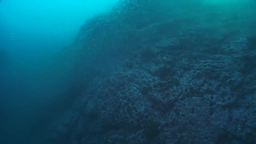
#> input picture methode_classique/test/13252.png, 256 x 144 px, shrunk from 1280 x 720 before the run, given in place of seathru4_orig.png, which was not available
$ python main.py
#> lines starting #> are read from the running program, lines starting #| are printed output that depends on the picture; pictures that were not available may be replaced by others from this repository, and a replacement may not be noted
#!/usr/bin/env python3
# -*- coding: utf-8 -*-
"""
Created on Thu Dec 17 09:46:28 2020

@author: Antoine1
"""

import matplotlib.image as mpimg
import numpy as np
import matplotlib.pyplot as plt
from PIL import Image

# [5 lines of commented-out code are left out]

def tr_gamma(img,gamma):
    img_2=np.zeros(img.shape)


    for m in range(img.shape[0]):
        for n in range(img.shape[1]):
            for j in range(3):
                img_2[m,n,j]=img[m,n,j]
                if img[m,n,j]>1:
                    img_2[m,n,j]=1
                if img[m,n,j]<0:
                    img_2[m,n,j]=0
                img_2[m,n,j]=img_2[m,n,j]**(1/gamma)
    return img_2

def linear_transform(img,T):
    img_out=np.zeros(img.shape)


    for m in range(img.shape[0]):
        for n in range(img.shape[1]):
            img_out[m,n,:]=np.dot(T,img[m,n,:].T).T

    return img_out

def correction(img):
    avg=np.zeros(3)

    avg[1]=np.median(img[:,:,1])
    avg[2]=np.median(img[:,:,2])


    print('avg : ', avg)

    wc1=np.min(img[:,:,0])+pct*(np.max(img[:,:,0])-np.min(img[:,:,0]))
    wc2=np.max(img[:,:,0])-pct*(np.max(img[:,:,0])-np.min(img[:,:,0]))
    a=(np.max(img[:,:,0])-np.min(img[:,:,0]))/(wc2-wc1)
    b=np.min(img[:,:,0])-a*wc1


    img_cor=np.zeros(img.shape)
    for m in range(img.shape[0]):
        for n in range(img.shape[1]):
            #for j in range(3):

            img_cor[m,n,1]=img[m,n,1]-avg[1]
            img_cor[m,n,2]=img[m,n,2]-avg[2]
            if img[m,n,0]<wc1:
                img[m,n,0]=wc1
            if img[m,n,0]>wc2:
                img[m,n,0]=wc2
            img_cor[m,n,0]=a*img[m,n,0]+b


    return img_cor

def log_lms(img):
   img_log=np.zeros(img.shape)
   for m in range(img.shape[0]):
        for n in range(img.shape[1]):
            for j in range(3):
                if img[m,n,j]<eps:
                    img[m,n,j]=eps
                img_log[m,n,j]=np.log(img[m,n,j])
   return img_log

def log_lms_inv(img):
   img_log_inv=np.zeros(img.shape)
   for m in range(img.shape[0]):
        for n in range(img.shape[1]):
            for j in range(3):
                img_log_inv[m,n,j]=10**(img[m,n,j])
   return img_log_inv

def plot_histo_luminance(img_lab):
    histo,bins=np.histogram(img_lab[:,:,0].reshape(img.shape[0],img.shape[1]),bins=256)
    x=np.linspace(np.min(img_lab[:,:,0]),np.max(img_lab[:,:,0]),256)
    plt.plot(x,histo)

T_XYZ=np.array([[0.5141,0.3239,0.1604],
               [0.2651,0.6702,0.0641],
               [0.0241,0.1228,0.8444]])

T_lms=np.array([[0.3897,0.6890,-0.0787],
               [-0.2298,1.1834,0.0464],
               [0.0000,0.0000,1.0000]])
T1=np.array([[1/np.sqrt(3),0,0],
               [0,1/np.sqrt(6),0],
               [0,0,1/np.sqrt(2)]])

T2=np.array([[1,1,1],
               [1,1,-2],
               [1,-1,0]])
T_pca=np.dot(T1,T2)

#list_path=["profil_foret","image1","image2","605","627","643","3027","3087","7291","9602","13252","15738"]
#list_path=["seathru1_orig","seathru2_orig","seathru3_orig"]
list_path=["seathru4_orig"]


for path in list_path:
    img=plt.imread('test/'+ path +".png")
#> img is the input picture: shape (144, 256, 3) float32; mean R, G, B 0.0637, 0.35, 0.437
    img=np.array(img)


    if img.shape[2]==4:
        img=img[:,:,0:3]
        #print(img.shape)

    pct=0.05
    gamma=0.44
    eps=0.005


    img_gamma=tr_gamma(img,gamma)
#> after the loop in tr_gamma, `for m in range(img.shape[0]):`:
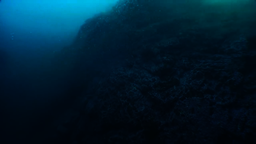
#> img_2: shape (144, 256, 3) float64; mean R, G, B 0.00288, 0.123, 0.189
    img_XYZ=linear_transform(img, T_XYZ)
    img_lms=linear_transform(img_XYZ, T_lms)
    img_log_lms=log_lms(img_lms)
#> after the loop in log_lms, `for m in range(img.shape[0]):`:
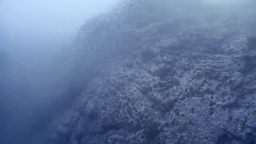
#> img_log: shape (144, 256, 3) float64; mean R, G, B -1.47, -1.28, -0.951; drawn with min black and max white
    img_lab=linear_transform(img_log_lms, T_pca)
#> after the loop in linear_transform (call 3), `for m in range(img.shape[0]):`:
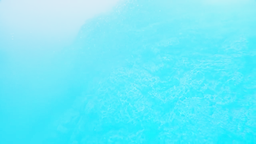
#> img_out: shape (144, 256, 3) float64; mean R, G, B -2.14, -0.346, -0.136; drawn with min black and max white

    img_cor_lab=correction(img_lab)
#> in correction, `wc1=np.min(img[:,:,0])+pct*(np.max(img[:,:,0])-np.min(img[:,:,0]))`: wc1 = -3.53
#> in correction, `wc2=np.max(img[:,:,0])-pct*(np.max(img[:,:,0])-np.min(img[:,:,0]))`: wc2 = -0.746
#> in correction, `a=(np.max(img[:,:,0])-np.min(img[:,:,0]))/(wc2-wc1)`: a = 1.11
#> in correction, `b=np.min(img[:,:,0])-a*wc1`: b = 0.237

    img_cor=linear_transform(img_cor_lab, np.linalg.inv(T_pca))
#> after the loop in linear_transform (call 4), `for m in range(img.shape[0]):`:
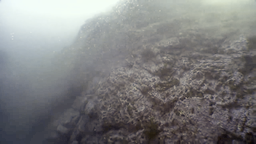
#> img_out: shape (144, 256, 3) float64; mean R, G, B -1.24, -1.24, -1.23; drawn with min black and max white
    img_log_inv=log_lms_inv(img_cor)
#> after the loop in log_lms_inv, `for m in range(img.shape[0]):`:
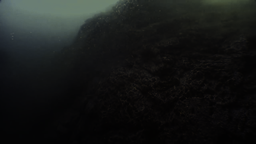
#> img_log_inv: shape (144, 256, 3) float64; mean R, G, B 0.0884, 0.097, 0.0932
    img_lms_inv=linear_transform(img_log_inv, np.linalg.inv(T_lms))
    img_xyz_inv=linear_transform(img_lms_inv, np.linalg.inv(T_XYZ))
#> after the loop in linear_transform (call 6), `for m in range(img.shape[0]):`:
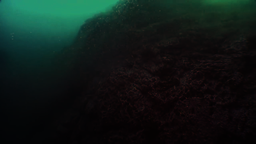
#> img_out: shape (144, 256, 3) float64; mean R, G, B 0.0581, 0.108, 0.093
    #img_out=img_xyz_inv
    img_out=tr_gamma(img_xyz_inv, 1/gamma)
#> call 2 of tr_gamma, with gamma = 2.27
#> after the loop in tr_gamma (call 2), `for m in range(img.shape[0]):`:
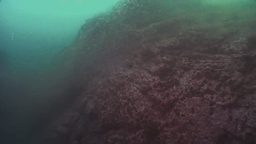
#> img_2: shape (144, 256, 3) float64; mean R, G, B 0.276, 0.32, 0.313
    plt.imsave("out2/out"+path+".png",img_out)


    # [15 lines of commented-out code are left out]

$ run again, on methode_classique/test/627.png
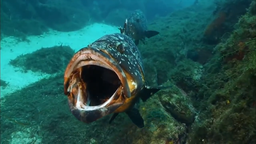
#> input picture methode_classique/test/627.png, 256 x 144 px, shrunk from 1280 x 720 before the run, given in place of seathru4_orig.png, which was not available
#> img is the input picture: shape (144, 256, 3) float32; mean R, G, B 0.129, 0.333, 0.317
#> after the loop in linear_transform (call 3), `for m in range(img.shape[0]):`:
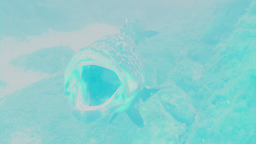
#> img_out: shape (144, 256, 3) float64; mean R, G, B -2.45, -0.0763, -0.0921; drawn with min black and max white
#> wc1 = -7.18
#> wc2 = -0.383
#> a = 1.11
#> b = 0.42
#> after the loop in tr_gamma (call 2), `for m in range(img.shape[0]):`:
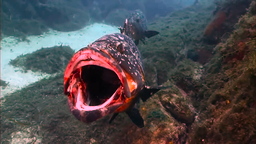
#> img_2: shape (144, 256, 3) float64; mean R, G, B 0.315, 0.303, 0.315

$ run again, on methode_classique/test/7291.png
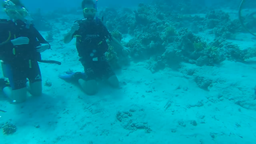
#> input picture methode_classique/test/7291.png, 256 x 144 px, shrunk from 1280 x 720 before the run, given in place of seathru4_orig.png, which was not available
#> img is the input picture: shape (144, 256, 3) float32; mean R, G, B 0.00379, 0.581, 0.666
#> after the loop in linear_transform (call 3), `for m in range(img.shape[0]):`:
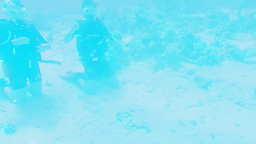
#> img_out: shape (144, 256, 3) float64; mean R, G, B -1.32, -0.349, -0.185; drawn with min black and max white
#> wc1 = -2.43
#> wc2 = -0.55
#> a = 1.11
#> b = 0.166
#> after the loop in tr_gamma (call 2), `for m in range(img.shape[0]):`:
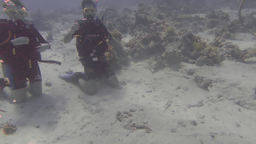
#> img_2: shape (144, 256, 3) float64; mean R, G, B 0.483, 0.479, 0.487

$ run again, on methode_classique/test/9602.png
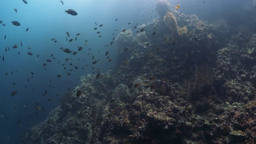
#> input picture methode_classique/test/9602.png, 256 x 144 px, shrunk from 1280 x 720 before the run, given in place of seathru4_orig.png, which was not available
#> img is the input picture: shape (144, 256, 3) float32; mean R, G, B 0.23, 0.311, 0.372
#> wc1 = -4.7
#> wc2 = -0.532
#> a = 1.11
#> b = 0.291
#> after the loop in tr_gamma (call 2), `for m in range(img.shape[0]):`:
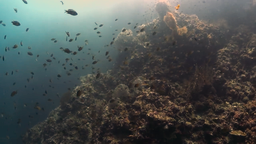
#> img_2: shape (144, 256, 3) float64; mean R, G, B 0.307, 0.331, 0.323
